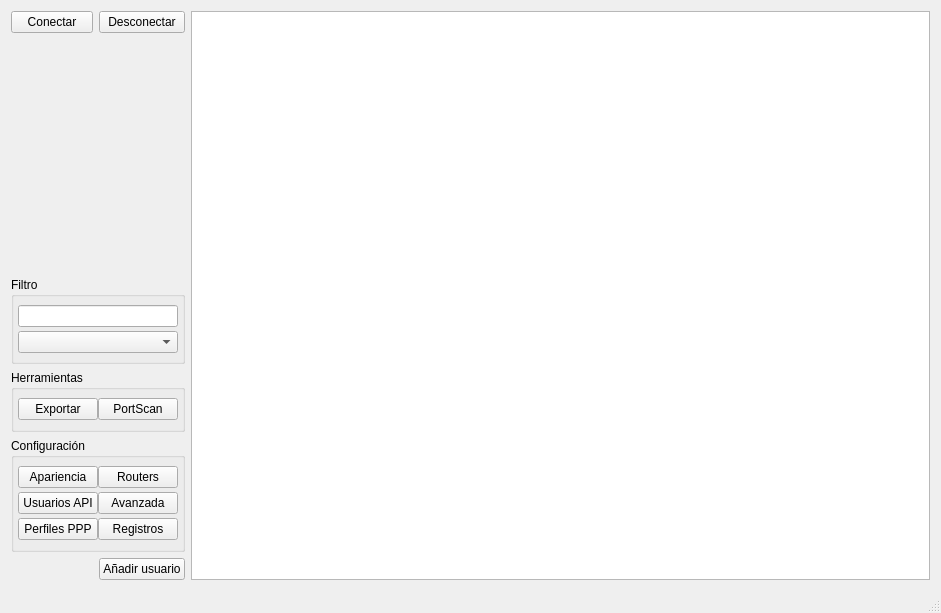
<?xml version="1.0" encoding="UTF-8"?>
<ui version="4.0">
 <class>QMikPPPManager</class>
 <widget class="QMainWindow" name="QMikPPPManager">
  <property name="geometry">
   <rect>
    <x>0</x>
    <y>0</y>
    <width>941</width>
    <height>613</height>
   </rect>
  </property>
  <property name="windowTitle">
   <string>QMikPPPManager</string>
  </property>
  <widget class="QWidget" name="centralWidget">
   <layout class="QGridLayout" name="gridLayout_4">
    <item row="0" column="0">
     <widget class="QPushButton" name="connectButton">
      <property name="sizePolicy">
       <sizepolicy hsizetype="Minimum" vsizetype="Fixed">
        <horstretch>0</horstretch>
        <verstretch>0</verstretch>
       </sizepolicy>
      </property>
      <property name="text">
       <string>Conectar</string>
      </property>
     </widget>
    </item>
    <item row="0" column="1">
     <widget class="QPushButton" name="disconnectButton">
      <property name="sizePolicy">
       <sizepolicy hsizetype="Minimum" vsizetype="Fixed">
        <horstretch>0</horstretch>
        <verstretch>0</verstretch>
       </sizepolicy>
      </property>
      <property name="text">
       <string>Desconectar</string>
      </property>
     </widget>
    </item>
    <item row="0" column="2" rowspan="6">
     <widget class="QROSSecretTableWidget" name="usersTable"/>
    </item>
    <item row="1" column="0" colspan="2">
     <spacer name="verticalSpacer">
      <property name="orientation">
       <enum>Qt::Vertical</enum>
      </property>
      <property name="sizeHint" stdset="0">
       <size>
        <width>20</width>
        <height>180</height>
       </size>
      </property>
     </spacer>
    </item>
    <item row="2" column="0" colspan="2">
     <widget class="QGroupBox" name="groupBox">
      <property name="title">
       <string>Filtro</string>
      </property>
      <layout class="QGridLayout" name="gridLayout_2">
       <property name="leftMargin">
        <number>4</number>
       </property>
       <property name="topMargin">
        <number>8</number>
       </property>
       <property name="rightMargin">
        <number>4</number>
       </property>
       <property name="bottomMargin">
        <number>8</number>
       </property>
       <property name="horizontalSpacing">
        <number>0</number>
       </property>
       <property name="verticalSpacing">
        <number>4</number>
       </property>
       <item row="1" column="0">
        <widget class="QComboBox" name="cbFiltro"/>
       </item>
       <item row="0" column="0">
        <widget class="QLineEdit" name="leFiltro">
         <property name="sizePolicy">
          <sizepolicy hsizetype="Minimum" vsizetype="Fixed">
           <horstretch>0</horstretch>
           <verstretch>0</verstretch>
          </sizepolicy>
         </property>
        </widget>
       </item>
      </layout>
     </widget>
    </item>
    <item row="3" column="0" colspan="2">
     <widget class="QGroupBox" name="groupBox_3">
      <property name="title">
       <string>Herramientas</string>
      </property>
      <layout class="QGridLayout" name="gridLayout_3">
       <property name="leftMargin">
        <number>4</number>
       </property>
       <property name="topMargin">
        <number>8</number>
       </property>
       <property name="rightMargin">
        <number>4</number>
       </property>
       <property name="bottomMargin">
        <number>9</number>
       </property>
       <property name="horizontalSpacing">
        <number>0</number>
       </property>
       <property name="verticalSpacing">
        <number>4</number>
       </property>
       <item row="0" column="0">
        <widget class="QPushButton" name="exportButton">
         <property name="text">
          <string>Exportar</string>
         </property>
        </widget>
       </item>
       <item row="0" column="1">
        <widget class="QPushButton" name="portScanButton">
         <property name="text">
          <string>PortScan</string>
         </property>
        </widget>
       </item>
      </layout>
     </widget>
    </item>
    <item row="4" column="0" colspan="2">
     <widget class="QGroupBox" name="groupBox_2">
      <property name="title">
       <string>Configuración</string>
      </property>
      <layout class="QGridLayout" name="gridLayout">
       <property name="leftMargin">
        <number>4</number>
       </property>
       <property name="topMargin">
        <number>8</number>
       </property>
       <property name="rightMargin">
        <number>4</number>
       </property>
       <property name="bottomMargin">
        <number>9</number>
       </property>
       <property name="horizontalSpacing">
        <number>0</number>
       </property>
       <property name="verticalSpacing">
        <number>4</number>
       </property>
       <item row="1" column="1">
        <widget class="QPushButton" name="advancedConfigButton">
         <property name="text">
          <string>Avanzada</string>
         </property>
        </widget>
       </item>
       <item row="1" column="0">
        <widget class="QPushButton" name="apiUsersButton">
         <property name="text">
          <string>Usuarios API</string>
         </property>
        </widget>
       </item>
       <item row="0" column="1">
        <widget class="QPushButton" name="connectionConfigButton">
         <property name="text">
          <string>Routers</string>
         </property>
        </widget>
       </item>
       <item row="2" column="0">
        <widget class="QPushButton" name="pppProfilesButton">
         <property name="text">
          <string>Perfiles PPP</string>
         </property>
        </widget>
       </item>
       <item row="0" column="0">
        <widget class="QPushButton" name="localConfigButton">
         <property name="text">
          <string>Apariencia</string>
         </property>
        </widget>
       </item>
       <item row="2" column="1">
        <widget class="QPushButton" name="pppLogsButton">
         <property name="text">
          <string>Registros</string>
         </property>
        </widget>
       </item>
      </layout>
     </widget>
    </item>
    <item row="5" column="1">
     <widget class="QPushButton" name="addUserButton">
      <property name="text">
       <string>Añadir usuario</string>
      </property>
     </widget>
    </item>
   </layout>
  </widget>
  <widget class="QMenuBar" name="menuBar">
   <property name="geometry">
    <rect>
     <x>0</x>
     <y>0</y>
     <width>941</width>
     <height>21</height>
    </rect>
   </property>
  </widget>
  <widget class="QStatusBar" name="statusBar"/>
 </widget>
 <layoutdefault spacing="6" margin="11"/>
 <customwidgets>
  <customwidget>
   <class>QROSSecretTableWidget</class>
   <extends>QTableWidget</extends>
   <header>Widgets/QROSSecretTableWidget.h</header>
  </customwidget>
 </customwidgets>
 <resources/>
 <connections/>
</ui>
